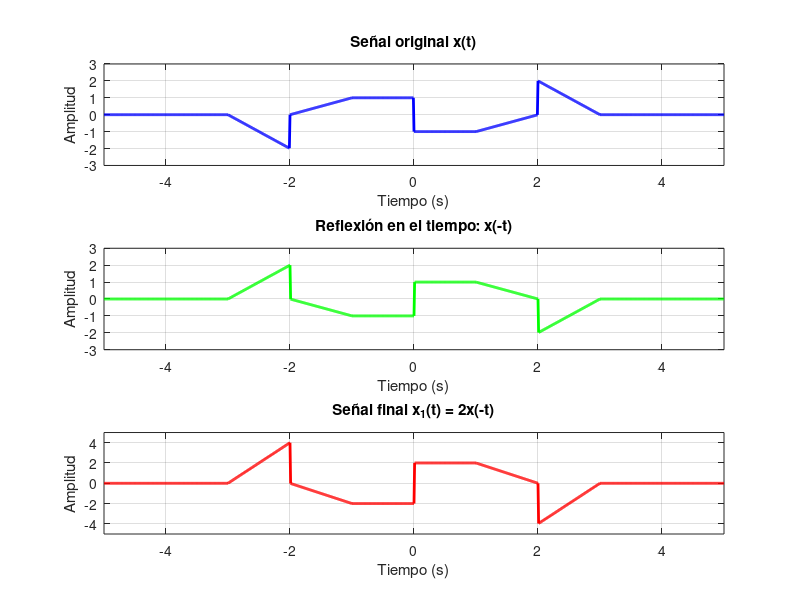
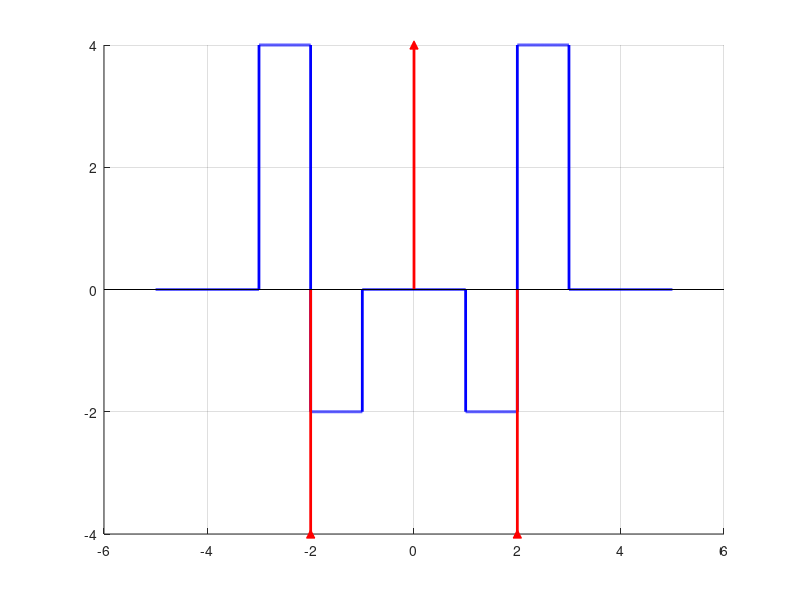

MATLAB code to generate these figures, in order: (Note: this script raises an error after producing the figures.)
% Definimos el vector de tiempo (con buena resolución para que se vea suave)
t = -5:0.01:5;

% Funciones singulares básicas
u = @(t) 1.0 * (t >= 0);          % Escalón unitario
r = @(t) t .* (t >= 0);           % Rampa unitaria

% Tu ecuación para x(t)
x = @(t) -2*r(t+3) + 2*u(t+2) + 3*r(t+2) - r(t+1) - 2*u(t) + ...
          r(t-1) + 2*u(t-2) - 3*r(t-2) + 2*r(t-3);

% Calculamos las transformaciones
x_original = x(t);
x_reflejada = x(-t);              % Reflexión en el tiempo
x1_t = 2 * x(-t);                 % Reflexión + Escalamiento en amplitud

% --- Gráficas ---
figure;

% 1. Señal original x(t)
subplot(3,1,1);
plot(t, x_original, 'b', 'LineWidth', 2);
grid on;
title('Señal original x(t)');
xlabel('Tiempo (s)'); ylabel('Amplitud');
axis([-5 5 -3 3]);

% 2. Señal con reflexión x(-t)
subplot(3,1,2);
plot(t, x_reflejada, 'g', 'LineWidth', 2);
grid on;
title('Reflexión en el tiempo: x(-t)');
xlabel('Tiempo (s)'); ylabel('Amplitud');
axis([-5 5 -3 3]);

% 3. Señal final x_1(t) = 2x(-t)
subplot(3,1,3);
plot(t, x1_t, 'r', 'LineWidth', 2);
grid on;
title('Señal final x_1(t) = 2x(-t)');
xlabel('Tiempo (s)'); ylabel('Amplitud');
axis([-5 5 -5 5]); % Ampliamos el eje Y porque la amplitud se duplica

% Vector de tiempo con muy buena resolución para que los saltos se vean verticales
t = -5:0.001:5;

% Función escalón unitario estándar
u = @(t) 1.0 * (t >= 0);

% 1. Parte continua de x_2(t): Los bloques (escalones)
% Estos representan las pendientes que tenía x_1(t)
x2_escalones = 4*u(t+3) - 6*u(t+2) + 2*u(t+1) - 2*u(t-1) + 6*u(t-2) - 4*u(t-3);

% 2. Parte impulsiva de x_2(t): Los deltas de Dirac
% Estos representan los saltos verticales que tenía x_1(t)
t_deltas = [-2, 0, 2];      % Ubicación en el tiempo de los impulsos
peso_deltas = [-4, 4, -4];  % "Tamaño" o área de cada impulso

% --- Creación de la gráfica ---
figure;
hold on; grid on;

% Graficamos los escalones en azul
plot(t, x2_escalones, 'b', 'LineWidth', 2);

% Graficamos los impulsos en rojo usando 'stem' (parecerán flechas)
stem(t_deltas, peso_deltas, 'r', 'LineWidth', 2, 'Marker', '^', 'MarkerFaceColor', 'r');

% Línea negra gruesa para resaltar el eje horizontal (cero)
yline(0, 'k', 'LineWidth', 1.5); 

% Ajustes visuales
title('Derivada x_2(t) = x''_1(t)');
xlabel('Tiempo (segundos)'); 
ylabel('Amplitud');
axis([-4 4 -6 6]); % Ajustamos los ejes para que se vea todo claro

% Agregamos texto para indicar el "peso" de los impulsos en la gráfica
text(-2.2, -4.5, '(-4)', 'Color', 'r', 'FontWeight', 'bold');
text(0.2, 4.5, '(4)', 'Color', 'r', 'FontWeight', 'bold');
text(1.8, -4.5, '(-4)', 'Color', 'r', 'FontWeight', 'bold');

legend('Escalones (Pendientes de x_1)', 'Impulsos \delta (Saltos de x_1)', 'Location', 'best');
hold off;
